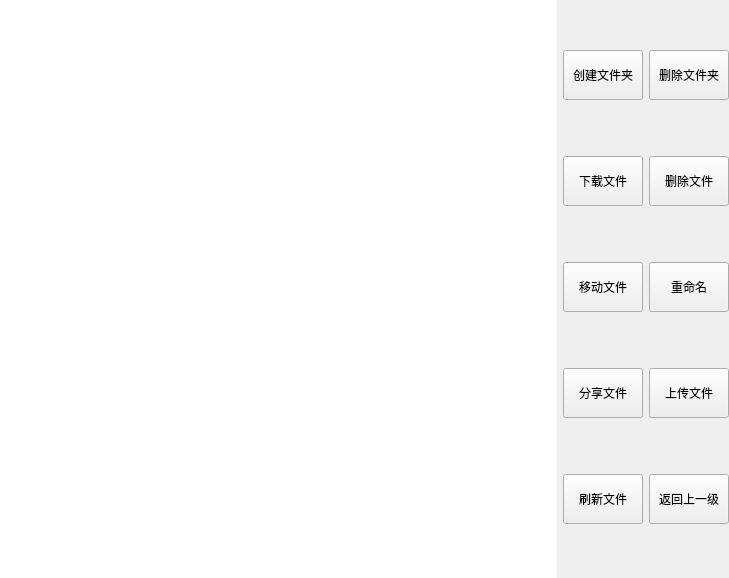
<?xml version="1.0" encoding="UTF-8"?>
<ui version="4.0">
 <class>File</class>
 <widget class="QWidget" name="File">
  <property name="geometry">
   <rect>
    <x>0</x>
    <y>0</y>
    <width>729</width>
    <height>578</height>
   </rect>
  </property>
  <property name="windowTitle">
   <string>Form</string>
  </property>
  <layout class="QGridLayout" name="gridLayout_2">
   <property name="leftMargin">
    <number>0</number>
   </property>
   <property name="topMargin">
    <number>0</number>
   </property>
   <property name="rightMargin">
    <number>0</number>
   </property>
   <property name="bottomMargin">
    <number>0</number>
   </property>
   <item row="0" column="0">
    <widget class="QListWidget" name="listWidget">
     <property name="frameShape">
      <enum>QFrame::NoFrame</enum>
     </property>
    </widget>
   </item>
   <item row="0" column="1">
    <layout class="QGridLayout" name="gridLayout">
     <item row="0" column="0">
      <widget class="QPushButton" name="bnt_mkdir">
       <property name="minimumSize">
        <size>
         <width>0</width>
         <height>50</height>
        </size>
       </property>
       <property name="text">
        <string>创建文件夹</string>
       </property>
      </widget>
     </item>
     <item row="1" column="0">
      <widget class="QPushButton" name="bnt_downloadfile">
       <property name="minimumSize">
        <size>
         <width>0</width>
         <height>50</height>
        </size>
       </property>
       <property name="text">
        <string>下载文件</string>
       </property>
      </widget>
     </item>
     <item row="1" column="1">
      <widget class="QPushButton" name="bnt_delfile">
       <property name="minimumSize">
        <size>
         <width>0</width>
         <height>50</height>
        </size>
       </property>
       <property name="text">
        <string>删除文件</string>
       </property>
      </widget>
     </item>
     <item row="2" column="0">
      <widget class="QPushButton" name="bnt_movefile">
       <property name="minimumSize">
        <size>
         <width>0</width>
         <height>50</height>
        </size>
       </property>
       <property name="text">
        <string>移动文件</string>
       </property>
      </widget>
     </item>
     <item row="2" column="1">
      <widget class="QPushButton" name="bnt_rename">
       <property name="minimumSize">
        <size>
         <width>0</width>
         <height>50</height>
        </size>
       </property>
       <property name="text">
        <string>重命名</string>
       </property>
      </widget>
     </item>
     <item row="3" column="1">
      <widget class="QPushButton" name="bnt_uploadfile">
       <property name="minimumSize">
        <size>
         <width>0</width>
         <height>50</height>
        </size>
       </property>
       <property name="text">
        <string>上传文件</string>
       </property>
      </widget>
     </item>
     <item row="4" column="0">
      <widget class="QPushButton" name="bnt_flushfile">
       <property name="minimumSize">
        <size>
         <width>0</width>
         <height>50</height>
        </size>
       </property>
       <property name="text">
        <string>刷新文件</string>
       </property>
      </widget>
     </item>
     <item row="4" column="1">
      <widget class="QPushButton" name="bnt_backup">
       <property name="minimumSize">
        <size>
         <width>0</width>
         <height>50</height>
        </size>
       </property>
       <property name="text">
        <string>返回上一级</string>
       </property>
      </widget>
     </item>
     <item row="0" column="1">
      <widget class="QPushButton" name="bnt_deldir">
       <property name="minimumSize">
        <size>
         <width>0</width>
         <height>50</height>
        </size>
       </property>
       <property name="text">
        <string>删除文件夹</string>
       </property>
      </widget>
     </item>
     <item row="3" column="0">
      <widget class="QPushButton" name="bnt_sharefile">
       <property name="minimumSize">
        <size>
         <width>0</width>
         <height>50</height>
        </size>
       </property>
       <property name="text">
        <string>分享文件</string>
       </property>
      </widget>
     </item>
    </layout>
   </item>
  </layout>
 </widget>
 <resources/>
 <connections/>
</ui>
